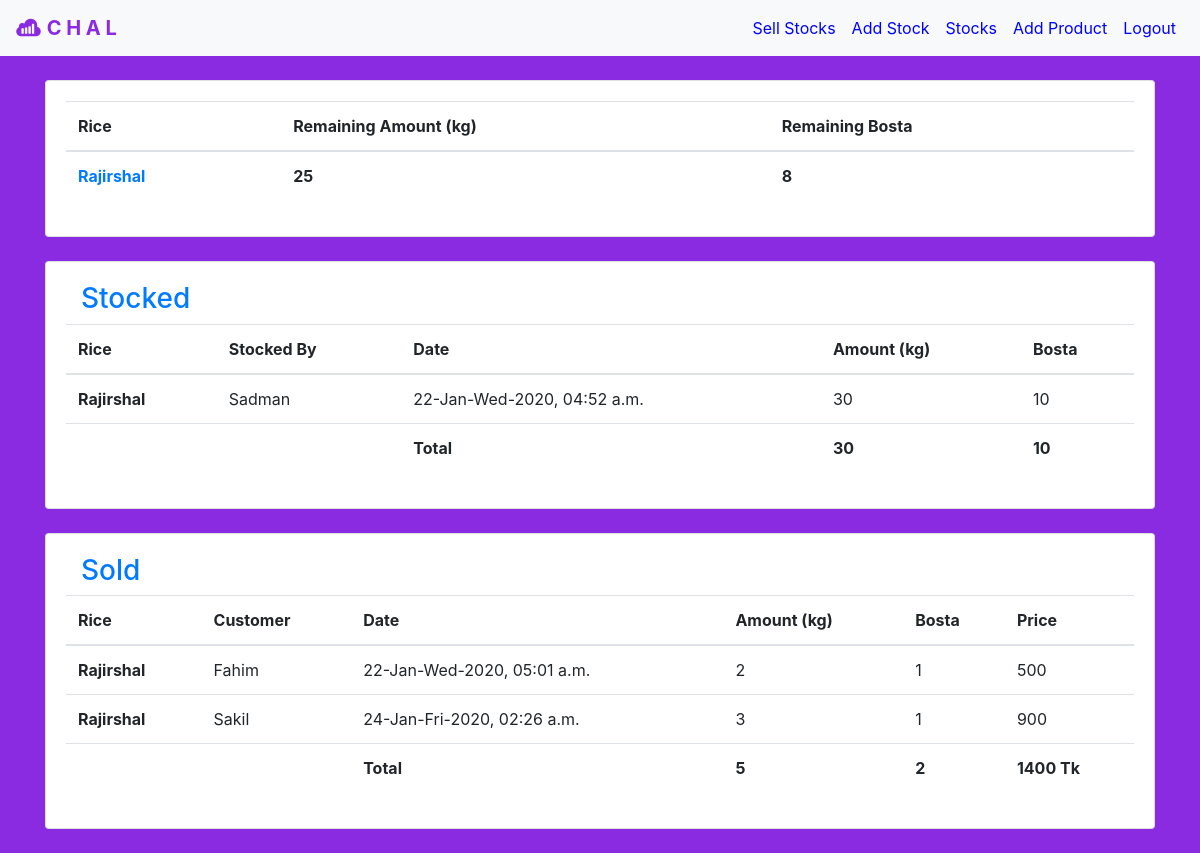
Screenshot of /stockresult/9 (signed in) with the database file from the repository.
### addstock/models.py (models this page shows)
class remainingModel(models.Model):
    product     = models.CharField(max_length=30, default="")
    ramount     = models.IntegerField(default=0)
    rbosta      = models.IntegerField(default=0)

class stockModel(models.Model):
    stockedby = models.CharField(max_length=30)
    rice = models.CharField(max_length=30)
    amount = models.IntegerField()
    bosta = models.IntegerField()
    time = models.DateTimeField(default="")

class productsModel(models.Model):
    product = models.CharField(max_length=30)
    productamount = models.IntegerField(default=0, blank=True)
    productbosta = models.IntegerField(default=0, blank=True)

class sellStockModel(models.Model):
    customer = models.CharField(max_length=30)
    rice = models.CharField(max_length=30)
    amount = models.IntegerField()
    bosta = models.IntegerField()
    time = models.DateTimeField(default="")
    price = models.IntegerField()

### addstock/views.py (the view)
# urls.py: path('stockresult/<sid>', addstocks.stockresult, name="stockresult"),
@login_required
def stockresult(request, sid):
    products = productsModel.objects.get(pk=sid)
    stocks = stockModel.objects.all()
    remaining = remainingModel.objects.get(pk=sid)
    sells = sellStockModel.objects.all()
    date = None
    totalamount = 0
    totalbosta = 0
    sellamount = 0
    sellbosta = 0
    sold = 0
    remainamount = 0
    remainbosta = 0
    for each in stocks:
        if each.rice == products.product:
            totalamount += each.amount
            totalbosta += each.bosta
    for each in sells:
        if each.rice == products.product:
            sellamount  += each.amount
            sellbosta   += each.bosta
            sold        += each.price
    products.productamount  = totalamount
    products.productbosta   = totalbosta
    products.save()
    remainamount    = totalamount - sellamount
    remainbosta     = totalbosta - sellbosta
    remaining.ramount = remainamount
    remaining.rbosta = remainbosta
    remaining.save()
    return render(request, 'stockresult.html',
        {'products' : products, 'stocks' : stocks, 'remaining' : remaining, 'sells' : sells,
        'sellamount' : sellamount, 'sellbosta' : sellbosta, 'sold' : sold, 'date' : date})

### templates/stockresult.html (shortened to what this page needs)
{% extends 'base.html' %}
{% block navblock %}
    <li class="nav-item">
        <a class="nav-link" id="navlink" href="{% url 'sell' %}">Sell Stocks</a>
    </li>
    <li class="nav-item">
        <a class="nav-link" id="navlink" href="{% url 'addstock' %}">Add Stock</a>
    </li>
    <li class="nav-item">
        <a class="nav-link" id="navlink" href="{% url 'stocks' %}">Stocks</a>
    </li>
    <li class="nav-item">
        <a class="nav-link" id="navlink" href="{% url 'addproduct' %}">Add Product</a>
    </li>
    <li class="nav-item">
        <a class="nav-link" id="navlink" href="{% url 'logout' %}">Logout</a>
    </li>
{% endblock navblock %}
{% block content %}
    <div class="container">
        <div class="card" style="width: 100%">
            <div class="card-body">
            <div class="table-responsive">
                 <table class="table table-hover">
                    <thead>
                    <tr>
                        <th scope="col">Rice</th>
                        <th scope="col">Remaining Amount (kg)</th>
                        <th scope="col">Remaining Bosta</th>
                    </tr>
                    </thead>
                    <tbody>
                        <tr>
                            <th class="text-primary" scope="row">{{ remaining.product }}</th>
                            <th> {{ remaining.ramount }} </th>
                            <th> {{ remaining.rbosta }} </th>
                        </tr>
                    </tbody>
                </table>
            </div>
            </div>
        </div>
        <br>
        <div class="card" style="width: 100%">
            <div class="card-body">
                <h3 class="col-md-10 text-primary">Stocked</h3>
                <div class="table-responsive">
                <table class="table table-hover">
                    <thead>
                    <tr>
                        <th scope="col">Rice</th>
                        <th scope="col">Stocked By</th>
                        <th scope="col">Date</th>
                        <th scope="col">Amount (kg)</th>
                        <th scope="col">Bosta</th>
                    </tr>
                    </thead>
                    <tbody>
                        {% for eachstock in stocks %}
                            {% if eachstock.rice == products.product %}
                                <tr>
                                    <th scope="row">{{ eachstock.rice }}</th>
                                    <td>{{ eachstock.stockedby }}</td>
                                    <td>{{ eachstock.time|date:'d-M-D-Y, h:i a' }}</td>
                                    <td>{{ eachstock.amount }}</td>
                                    <td>{{ eachstock.bosta }}</td>
                                </tr>
                            {% endif %}
                        {% endfor %}
                        <tr>
                            <th scope="row"></th>
                            <td></td>
                            <th>Total</th>
                            <th>{{ products.productamount }}</th>
                            <th>{{ products.productbosta }}</th>
                        </tr>
                    </tbody>
                </table>
            </div>
            </div>
        </div>
        <br>
        <div class="card" style="width: 100%">
            <div class="card-body">
                <h3 class="col-md-10 text-primary">Sold</h3>
                <div class="table-responsive">
                <table class="table table-hover">
                    <thead>
                    <tr>
                        <th scope="col">Rice</th>
                        <th scope="col">Customer</th>
                        <th scope="col">Date</th>
                        <th scope="col">Amount (kg)</th>
                        <th scope="col">Bosta</th>
                        <th scope="col">Price</th>
                    </tr>
                    </thead>
                    <tbody>
                        {% for each in sells %}
                            {% if each.rice == products.product %}
                                <tr>
                                    <th scope="row">{{ each.rice }}</th>
                                    <td>{{ each.customer }}</td>
                                    <td>{{ each.time|date:'d-M-D-Y, h:i a' }}</td>
                                    <td>{{ each.amount }}</td>
                                    <td>{{ each.bosta }}</td>
                                    <td>{{ each.price }}</td>
                                </tr>
                            {% endif %}
                        {% endfor %}
                        <tr>
                            <th scope="row"></th>
                            <td></td>
                            <th>Total</th>
                            <th>{{ sellamount }}</th>
                            <th>{{ sellbosta }}</th>
                            <th>{{ sold }} Tk</th>
                        </tr>
                    </tbody>
                </table>
            </div>
            </div>
        </div>
        <br>
    </div>
{% endblock content %}

### static/css/base.css (style rules this page uses)
body { background-color: blueviolet; }
#navlink { color: blue; }

### rows the page displays
remainingModel: product "Rajirshal", ramount "25", rbosta "8"
stockModel: rice "Rajirshal", stockedby "Sadman", time "22-Jan-Wed-2020, 04:52 a.m.", amount "30", bosta "10"
productsModel: productamount "30", productbosta "10"
sellStockModel: rice "Rajirshal", customer "Fahim", time "22-Jan-Wed-2020, 05:01 a.m.", amount "2", bosta "1", price "500"
sellStockModel: rice "Rajirshal", customer "Sakil", time "24-Jan-Fri-2020, 02:26 a.m.", amount "3", bosta "1", price "900"

### other values shown
{{ sellamount }} "5"
{{ sellbosta }} "2"
{{ sold }} "1400"
